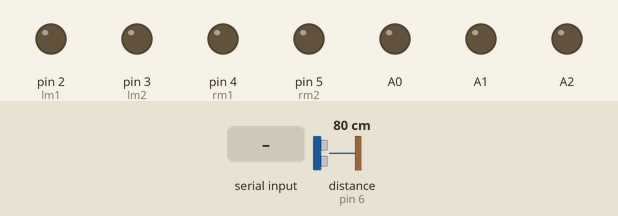
A sketch run on a simulated Arduino Uno, built with avr-gcc and run on an emulated ATmega328P. Shown: output pins drawn as LEDs (lit = HIGH). Inputs (shaded band) come from the test bench; at power-on: distance to the obstacle (sensor on pin 6) 80 cm. The echo pulse lasts 58.3 µs per cm; storage starts empty; the audio player accepts every command and is not drawn; pins used as bus, display or sensor lines are not drawn.

Above: at 1.2 s.
1.3 s: "wake up" received over Serial
At 1.47 s:
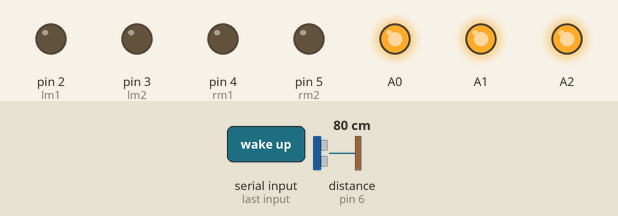
Timing chart, 0 to 4.3 s (numbered marks = the images above; inputs shaded):
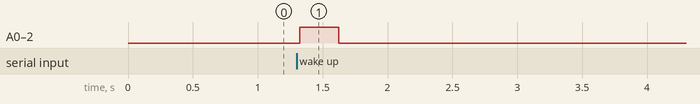

Measured:
- after the input at 1.3 s, A0–2: LOW → HIGH at once, → LOW 0.30 s later

The sketch:

dl_project.ino
```cpp
#include <SD.h>
#define SD_ChipSelectPin 8
#include <TMRpcm.h>
#include <SPI.h>
#define lm1 2
#define lm2 3
#define rm1 4
#define rm2 5
#define echopin 6
#define trigpin 7

TMRpcm tmrpcm;
unsigned long time = 0;
void setup() {
  if (!SD.begin(SD_ChipSelectPin)) {
    Serial.println("SD fail");
    return;
  }
   tmrpcm.speakerPin = 9;
   Serial.begin(9600);
   pinMode(lm1,OUTPUT);
   pinMode(lm2,OUTPUT);
  pinMode(rm1,OUTPUT);
  pinMode(rm2,OUTPUT);
  pinMode(trigpin,OUTPUT);
  pinMode(echopin, INPUT);
  pinMode(A0, OUTPUT);
  pinMode(A1, OUTPUT);
  pinMode(A2, OUTPUT);
  tmrpcm.volume(1);
  tmrpcm.setVolume(5);


}

void loop()
{
  delay(30);
  String t;
  while(Serial.available())
  {
    t +=(char)Serial.read();
  }
  if(t =="wake up")
  {
    blink();
     tmrpcm.volume(1);
  tmrpcm.setVolume(5);
    tmrpcm.play("ready.wav");
    delay(2000);
    while(true)
    {
      float distance,duration;
  digitalWrite(trigpin,HIGH);
  delayMicroseconds(100);
  digitalWrite(trigpin,LOW);
  duration= pulseIn(echopin, HIGH);
  distance= (duration/2)/29.1;
  Serial.flush();
  delay(500);
      String a;
      while(Serial.available());
      {
        a +=(char)Serial.read();
      }
      if(a =="forward")
      {
        digitalWrite(lm1, HIGH);
  digitalWrite(lm2, LOW);
  digitalWrite(rm1, LOW);
  digitalWrite(rm2,HIGH);
        delay(2000);
      }
      else if(a =="backward")
      {
        backward();

      }
      else if(a =="stop")
      {
        stop();
      }
      else if(a =="left")
      {
        left();
      }
      else if (a== "right")
      {
        right();
      }
      else if( distance <=10)
      {
        stop();
        tmrpcm.play("object.wav");
        delay(2000);
        analogWrite(A0,255);
      }
      else if (distance <=10 && a=="go forward")
      {
        tmrpcm.play("warning.wav");
        forward();
      }
      else if (distance <=10 && a=="backward")
      {
        backward();

      }
       else if (distance <=10 && a=="left")
      {
        left();

      }
      else if (distance <=10 && a=="right")
      {
        right();

      }
      else if(a == "sleep")
      {
        break;
      }
      else
      {
        analogWrite(A0,0);
      }

    }


  }
  else if (t == "forward")
  {
   forward();

  }


}


void blink()
{
  analogWrite(A0, 255);
  analogWrite(A1, 255);
  analogWrite(A2, 255);
  delay(300);
    analogWrite(A0, 0);
  analogWrite(A1, 0);
  analogWrite(A2, 0);
  delay(300);
}
void forward()
{
  digitalWrite(lm1, HIGH);
  digitalWrite(lm2, LOW);
  digitalWrite(rm1, LOW);
  digitalWrite(rm2,HIGH);
}
void backward()
{
  digitalWrite(lm1, LOW);
  digitalWrite(lm2, HIGH);
  digitalWrite(rm1, HIGH);
  digitalWrite(rm2,LOW);
}
void left()
{
  digitalWrite(lm1, LOW);
  digitalWrite(lm2, HIGH);
  digitalWrite(rm1, LOW);
  digitalWrite(rm2,HIGH);
  delay(700);
}
void right()
{
   digitalWrite(lm1, HIGH);
  digitalWrite(lm2, LOW);
  digitalWrite(rm1, HIGH);
  digitalWrite(rm2,LOW);
  delay(700);
}
void stop()
{
  digitalWrite(lm1, LOW);
  digitalWrite(lm2, LOW);
  digitalWrite(rm1, LOW);
  digitalWrite(rm2,LOW);
}
```
